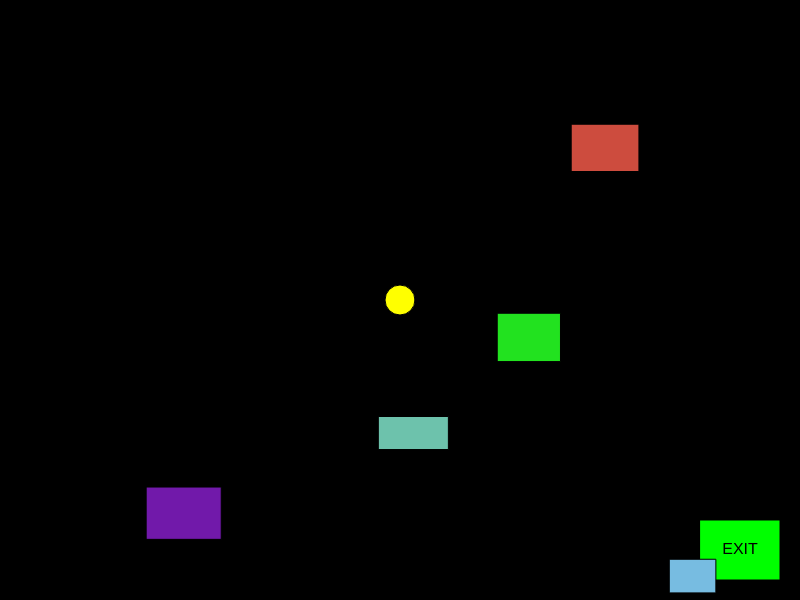
Frame 1 (no input)
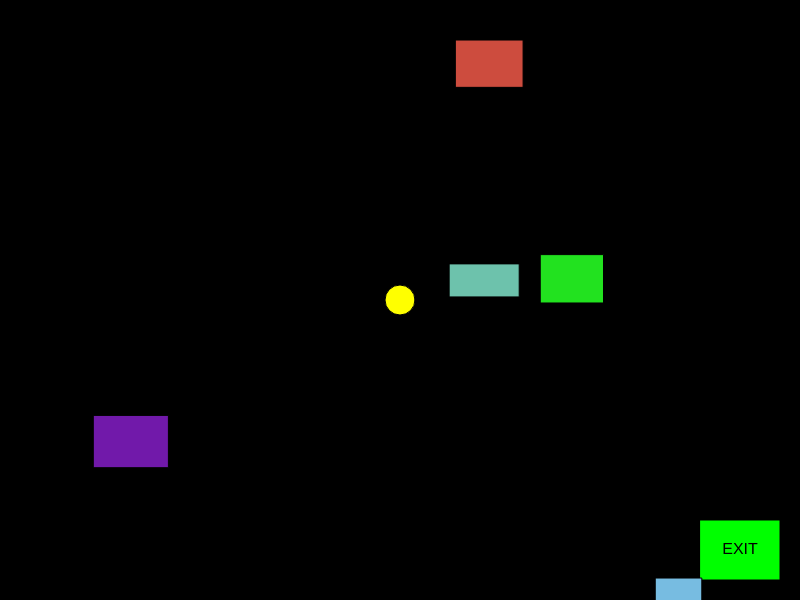
Frame 60 (no input)
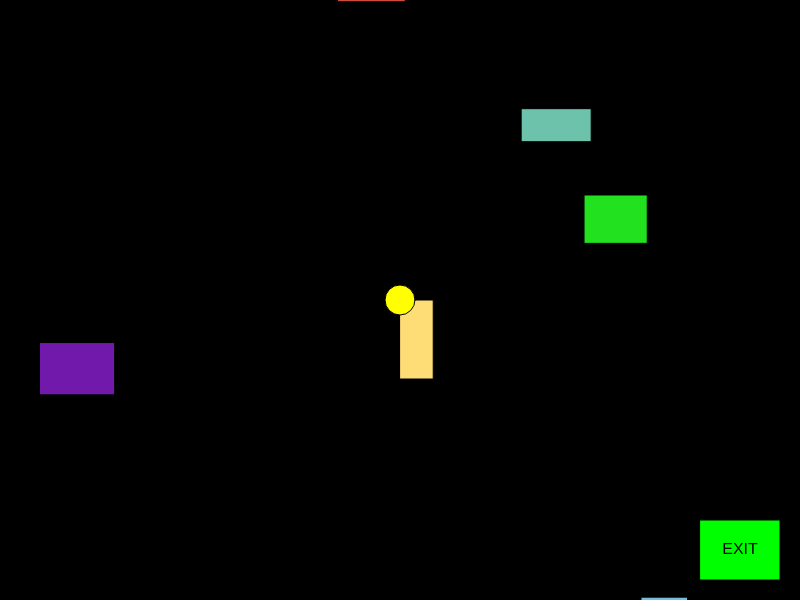
Frame 120 (the mouse pressed at the canvas centre since frame 60)

The p5.js sketch that drew these frames (run headless with seeded random() and noise() and a simulated clock; from frame 60 on, the mouse is pressed at the canvas centre):

// p5.js sketch
// ── sketch.js
let obstacles = [];   // Array to store obstacles
let newObstacles = [];  // Non-moving obstacles added by mouse clicks
let playerX, playerY;  // Player position
let exitX, exitY, exitW, exitH;  // Exit properties
let gameWon = false;

function setup() {
    createCanvas(800, 600);

    // Create 5 initial obstacles
    for (let i = 0; i < 5; i++) {
        obstacles.push({
            x: random(width),
            y: random(height),
            w: random(30, 80),
            h: random(30, 80),
            color: [random(255), random(255), random(255)],
            speedX: random(-3, 3),
            speedY: random(-3, 3)
        });
    }

    // Initialize player at the center
    playerX = width / 2;
    playerY = height / 2;

    // Define the exit area
    exitX = width - 100;
    exitY = height - 80;
    exitW = 80;
    exitH = 60;
}

function draw() {
    background(0);  // Clear the screen

    // Draw exit
    fill(0, 255, 0);
    rect(exitX, exitY, exitW, exitH);
    textSize(16);
    fill(0);
    textAlign(CENTER, CENTER);
    text("EXIT", exitX + exitW / 2, exitY + exitH / 2);

    // Draw obstacles
    for (let obs of obstacles) {
        fill(obs.color);
        rect(obs.x, obs.y, obs.w, obs.h);

        // Move obstacles
        obs.x += obs.speedX;
        obs.y += obs.speedY;

        // Wrap around screen
        if (obs.x > width) obs.x = -obs.w;
        if (obs.x + obs.w < 0) obs.x = width;
        if (obs.y > height) obs.y = -obs.h;
        if (obs.y + obs.h < 0) obs.y = height;
    }

    // Draw non-moving obstacles
    for (let obs of newObstacles) {
        fill(obs.color);
        rect(obs.x, obs.y, obs.w, obs.h);
    }

    // Draw player
    if (!gameWon) {
        fill(255, 255, 0);
        ellipse(playerX, playerY, 30, 30);

        // Move player with arrow keys
        if (keyIsDown(LEFT_ARROW)) playerX -= 5;
        if (keyIsDown(RIGHT_ARROW)) playerX += 5;
        if (keyIsDown(UP_ARROW)) playerY -= 5;
        if (keyIsDown(DOWN_ARROW)) playerY += 5;

        // Check if player reached the exit
        if (
            playerX > exitX && 
            playerX < exitX + exitW && 
            playerY > exitY && 
            playerY < exitY + exitH
        ) {
            gameWon = true;
        }
    }

    // Display winning message
    if (gameWon) {
        fill(255);
        textSize(48);
        textAlign(CENTER, CENTER);
        text("YOU WIN!", width / 2, height / 2);
    }
}

function mousePressed() {
    // Add a non-moving obstacle at the mouse position
    newObstacles.push({
        x: mouseX,
        y: mouseY,
        w: random(30, 80),
        h: random(30, 80),
        color: [random(255), random(255), random(255)]
    });
}
